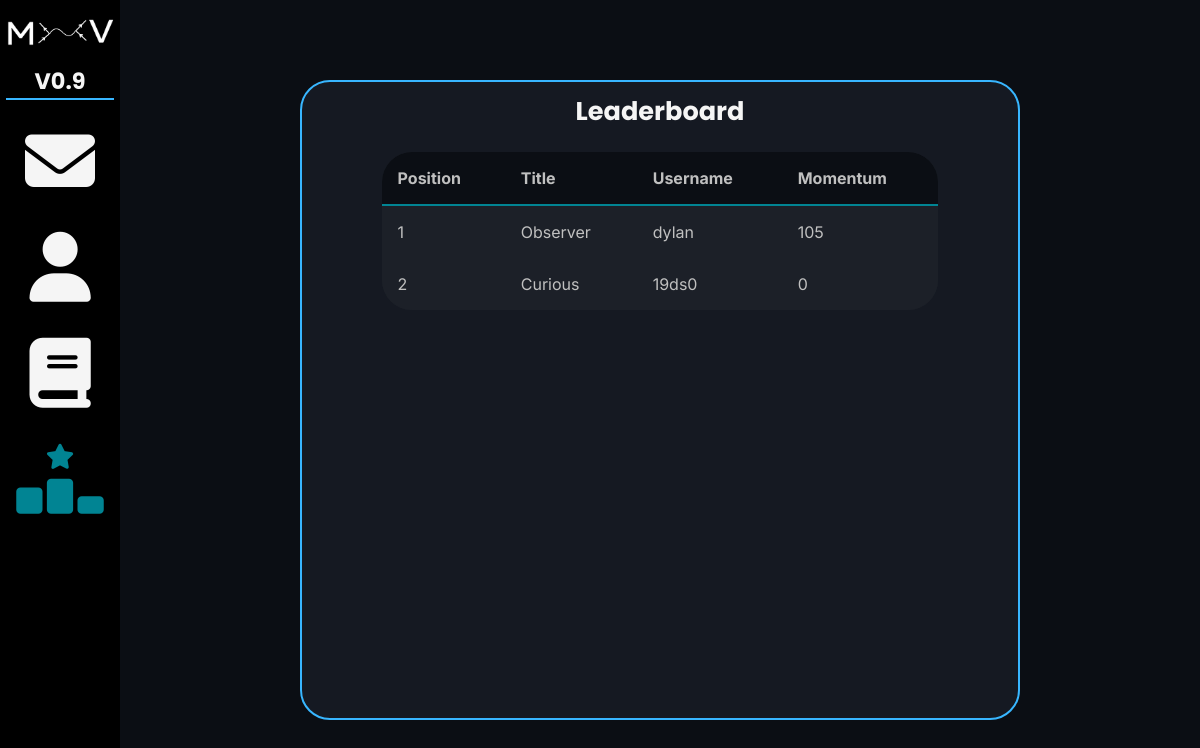
Page /leaderboard/1 on the earlier database version.
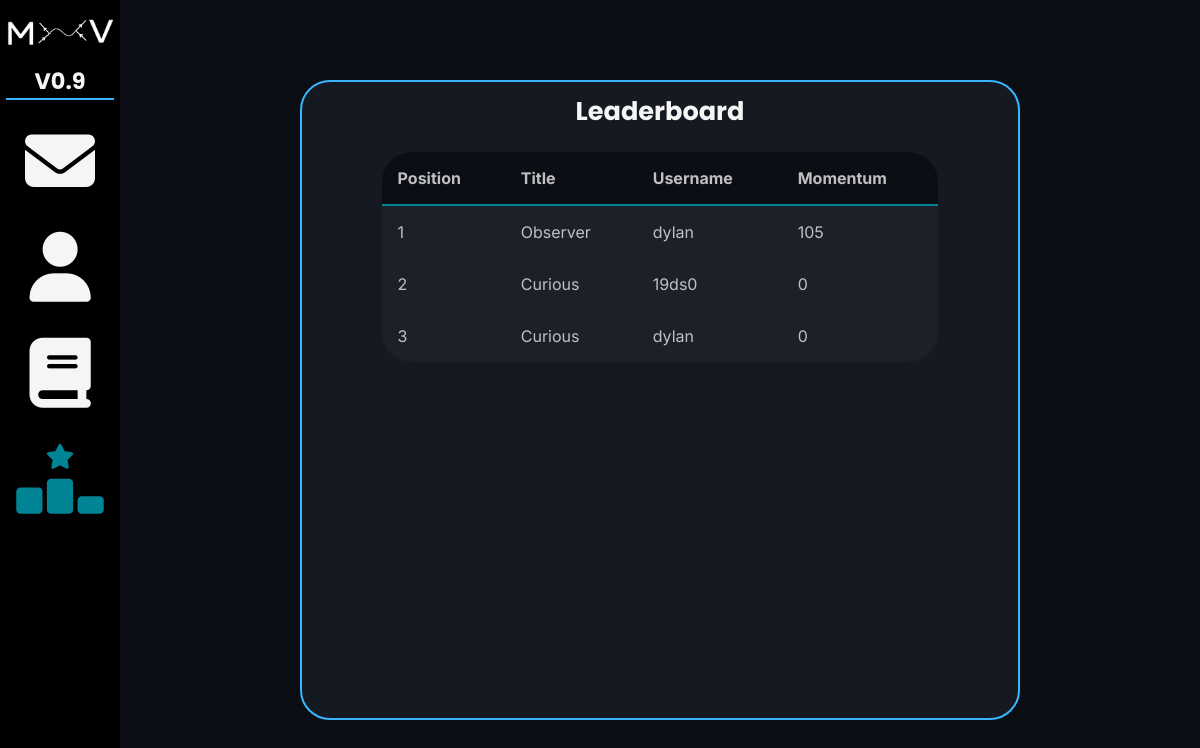
Same page on the later database version.
### database/create_db.py (models this page shows)
class User(db.Model):
    __tablename__ = "users"
    user_id = db.Column(db.Integer, primary_key=True)
    username = db.Column(db.String(10), nullable=False)
    email = db.Column(db.String(254), nullable=False, unique=True)
    password_hash = db.Column(db.Integer)
    bio = db.Column(db.String(200), nullable=False)
    join_date = db.Column(db.DateTime, default=datetime.now)
    verified = db.Column(db.Boolean, default=False)
    code = db.Column(db.Integer, nullable=False)
    profile_picture = db.Column(db.String(255), default="keating_pfp.png")
    title = db.Column(db.String(67), default="Curious")
    temporary_password_hash = db.Column(db.Integer, default=67)
    stats = db.relationship(
        "Stats", uselist=False, back_populates="user", cascade="all, delete-orphan"
    )

### routes/leaderboard.py (the view)
@leaderboard_bp.route("/leaderboard/<int:id>")
def settings(id):
    top_users = Leaderboard.get_top_users()
    return render_template("leaderboard.html", id=id, top_users=top_users)

### database/select_db.py (called while the page is built)
    @staticmethod
    def get_top_users():
        top_users = Stats.query.order_by(Stats.total_momentum.desc()).limit(10).all()
        user_data = []
        for user in top_users:
            user_data.append({
                "username": user.user.username,
                "total_momentum": user.total_momentum,
                "title": user.user.title,
                "profile_picture": user.user.profile_picture
            })
        return user_data

### services/leaderboard_service.py (called while the page is built)
    @staticmethod
    def get_top_users():
        return Select.get_top_users()

### templates/leaderboard.html
{% extends "joined.html" %}
{% block style2 %}
<link rel="stylesheet" href="{{ url_for('static', filename='css/leaderboard.css') }}" />
{% endblock %}
{% block main %}
<main>
	<div class="card" id="leaderboard-div">
		<h2 id="leaderboard-title">Leaderboard</h2>
		<table id="leaderboard-table">
			<tr>
				<th><h4>Position</h4></th>
				<th><h4>Title</h4></th>
				<th><h4>Username</h4></th>
				<th><h4>Momentum</h4></th>
			</tr>
			{% for user in top_users %}
			<tr>
				<td><p>{{ loop.index }}</p></td>
				<td><p>{{ user.title }}</p></td>
				<td><p>{{ user.username }}</p></td>
				<td><p>{{ user.total_momentum }}</p></td>
			</tr>
			{% endfor %}
		</table>
	</div>
</main>
{% endblock %}

### templates/joined.html (shortened to what this page needs)
{% extends "base.html" %} {% block style %}
<link
	rel="stylesheet"
	href="{{ url_for('static', filename='css/joined.css') }}"
/>
<link
	rel="stylesheet"
	href="https://cdnjs.cloudflare.com/ajax/libs/font-awesome/6.5.0/css/all.min.css"
/>
{% block style2 %}{% endblock %} {% endblock %} {% block content %}
<body>
	<header>
		<div id="logo-div">
			<img
				id="MxV-logo"
				src="{{ url_for('static', filename='images/MxVlogo.png')}}"
				alt="MxV logo."
				title="Mass x Velocity"
			/>
			<h3>V0.9</h3>
			<div class="horizontal-bar"></div>
		</div>
		<div id="nav-div">
			<a href="mailto:dylan08code@gmail.com" target="_blank"
				><i class="fa-solid fa-envelope" id="mail"></i
			></a>
			<a href="/home/{{ id }}"><i class="fa-solid fa-user" id="home"></i></a>
			<a href="/topics/{{ id }}"
				><i class="fa-solid fa-book" id="topics"></i
			></a>
			<a href="/leaderboard/{{ id }}"><i class="fa-solid fa-ranking-star" id="leaderboard"></i></a>
		</div>
	</header>
	{% block main %}{% endblock %} {% endblock %}

### templates/base.html (shortened to what this page needs)
<!doctype html>
<html>
	<head>
		<link
			rel="stylesheet"
			href="{{url_for('static', filename='css/styles.css')}}"
		/>
		{% block style %}{% endblock %}
	</head>
	{% block content %}{% endblock %}
</html>

### static/css/styles.css (style rules this page uses)
:root { --bg: #0b0e14; --card: #151922; --border: #38b6ff; --button: #018493; --primary: #f5f5f5; --secondary: #c0c0c0; --input: #1c2028; --error: #b71c1c; }
* { margin: 0; padding: 0; box-sizing: border-box; }
html, body { width: 100%; overflow-x: hidden; height: 100vh; background: var(--bg); }
header { background-color: black; width: 10vw; height: 100vh; position: fixed; z-index: 10; display: flex; flex-direction: column; align-items: center; justify-content: space-around; }
header a, .header-link { transition: 0.3s ease-in-out; }
h1, h2, h3, button, header a, .dropdown, .header-link, input[type="submit"], .button { font-family: "Poppins", system-ui, sans-serif; font-size: 2.2rem; color: var(--primary); }
h2 { font-size: 1.6rem; }
h3, button, header a, .dropdown, input[type="submit"], .button { font-size: 1.4rem; }
p, h4, input[type="email"], input[type="password"], input[type="text"], input[type="file"], textarea, a, input[type="float"] { font-family: "Inter", system-ui, sans-serif; font-size: 1rem; color: var(--secondary); }
h4 { font-weight: bold; }
.card { background-color: var(--card); padding: 0.625rem; border: 2px solid var(--border); border-radius: 1.875rem; }
.horizontal-bar { width: 90%; height: 2px; background-color: var(--border); }

### static/css/joined.css (style rules this page uses)
header { justify-content: flex-start; }
header a { font-size: 4.375rem; }
#logo-div { display: flex; flex-direction: column; align-items: center; margin-bottom: 0.625rem; }
#MxV-logo { width: 100%; }
#nav-div { display: flex; flex-direction: column; align-items: center; }
main { display: flex; flex-direction: column; align-items: center; justify-content: center; width: 90vw; height: 100vh; margin-left: 10vw; }

### static/css/leaderboard.css (style rules this page uses)
:root { --selected-fg: #018493; --bg: #0b0e14; --card: #151922; --border: #38b6ff; --primary: #f5f5f5; --secondary: #c0c0c0; --error: #b71c1c; --even-row: #2b2d31; --odd-row: #1c2028; }
#leaderboard, #leaderboard:hover { color: var(--selected-fg); }
#leaderboard-div { width: 60vw; height: 80vh; display: flex; flex-direction: column; align-items: center; }
#leaderboard-title { margin-bottom: 0.3rem; }
#leaderboard-table { width: 80%; border-collapse: collapse; margin-top: 1rem; background-color: var(--input); border-radius: 1.875rem; }
#leaderboard-table th { background-color: var(--bg); color: #00d4ff; padding: 1rem; text-align: left; border-bottom: 2px solid var(--selected-fg); }
#leaderboard-table th:first-child { border-top-left-radius: 1.875rem; }
#leaderboard-table th:last-child { border-top-right-radius: 1.875rem; }
#leaderboard-table td { padding: 1rem; }
#leaderboard-table tr { background-color: var(--odd-row); }
#leaderboard-table tr:last-child td:first-child { border-bottom-left-radius: 1.875rem; }
#leaderboard-table tr:last-child td:last-child { border-bottom-right-radius: 1.875rem; }

Differences in the rows shown:
added User: title "Curious", username "dylan", total_momentum "0"
